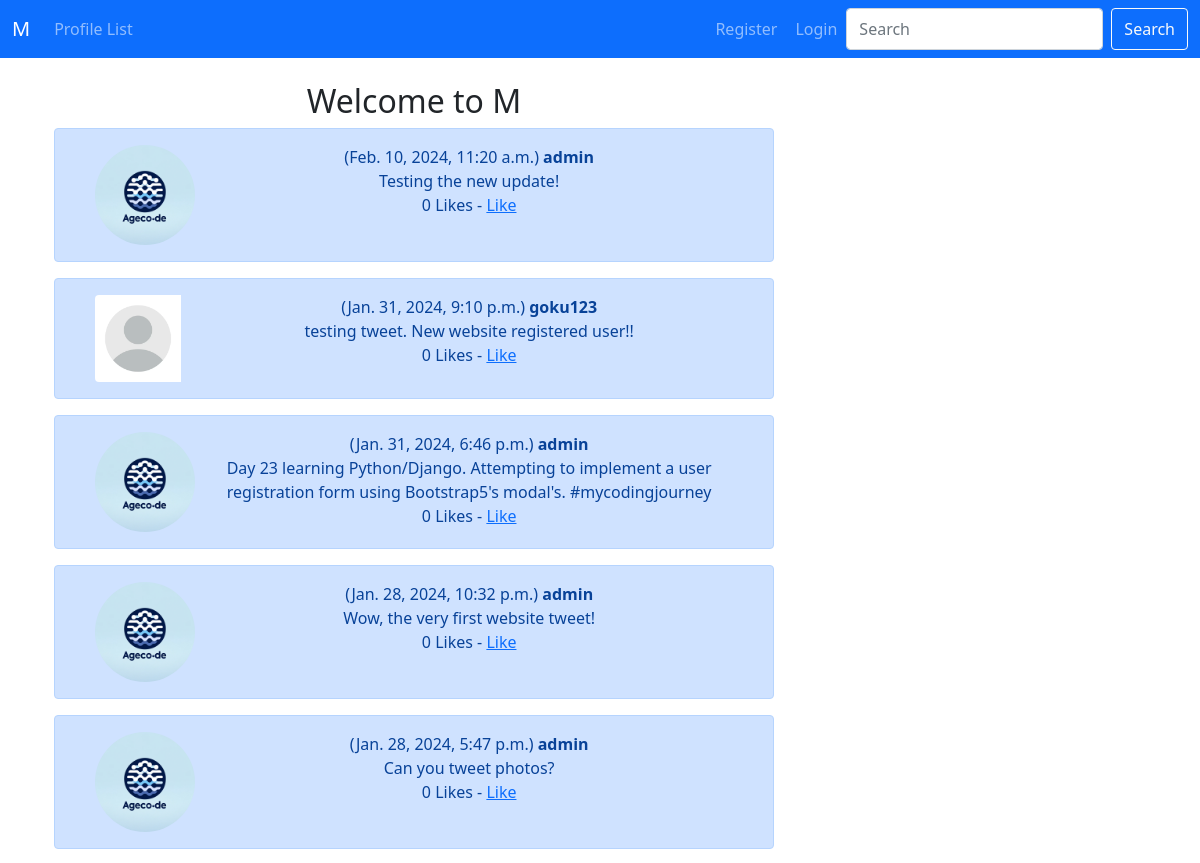
The app's page / (upper part), older data.
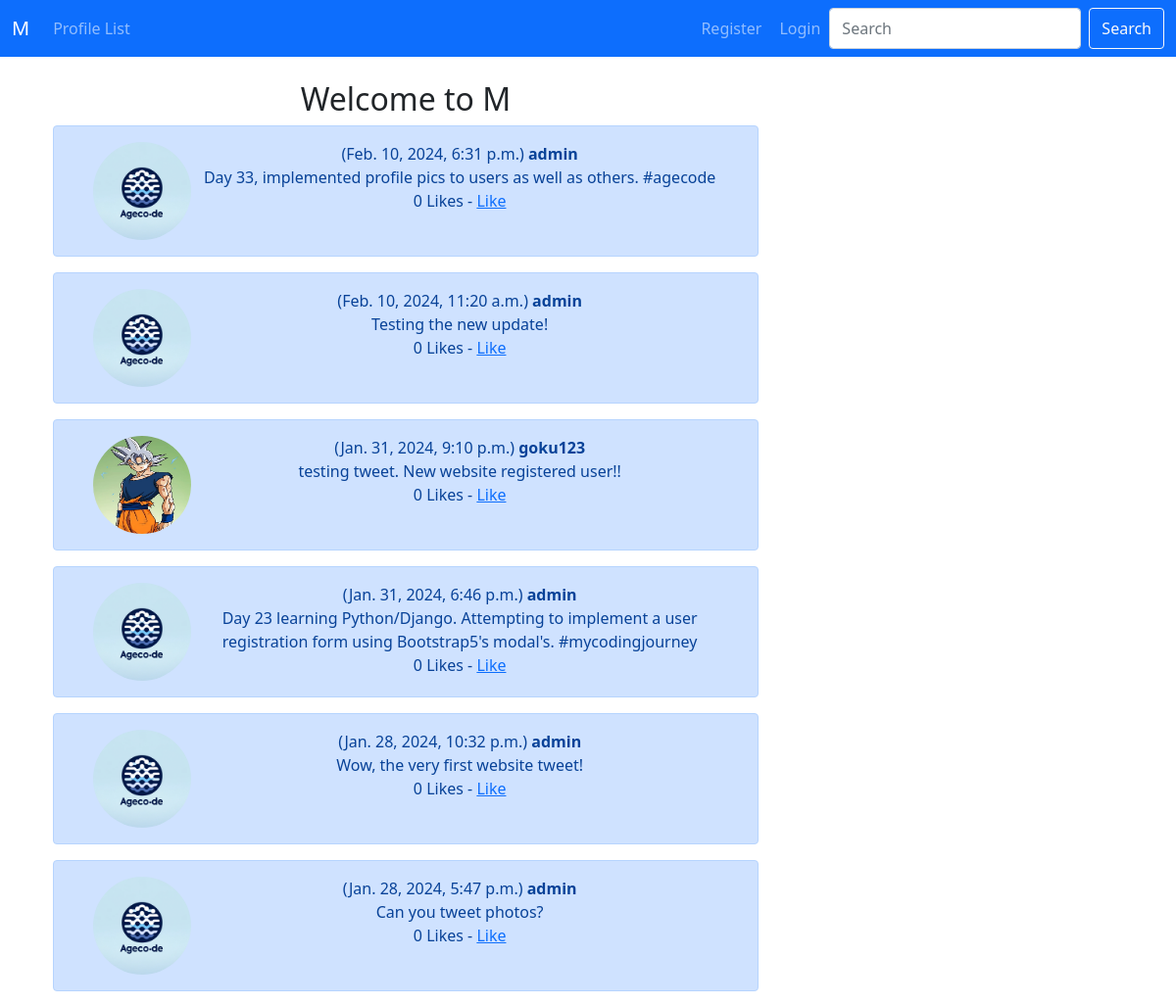
The same page, newer data.
### m/models.py (models this page shows, shortened)
class Tweet(models.Model):
    user = models.ForeignKey(User, related_name="tweets", on_delete=models.DO_NOTHING)
    body = models.CharField(max_length=200)
    created_at = models.DateTimeField(auto_now_add=True)
    likes = models.ManyToManyField(User, related_name="tweet_like", blank=True)
    def number_of_likes(self):
        return self.likes.count()

class Profile(models.Model):
    user = models.OneToOneField(User, on_delete=models.CASCADE)
    follows = models.ManyToManyField("self",
                                     related_name="followed_by",
                                     symmetrical=False,
                                     blank=True)
    date_modified = models.DateTimeField(auto_now=True)
    profile_image = models.ImageField(null=True, blank=True, upload_to="images/")

### m/views.py (the view)
# urls.py: path('', views.home, name="home"),
def home(request):
    tweet = None  # Initialize tweet
    if request.user.is_authenticated:
        form = TweetForm(request.POST or None)
        if request.method == 'POST':
            if form.is_valid():
                tweet = form.save(commit=False)
                tweet.user = request.user
                tweet.save()
                messages.success(request, "Your tweet has been successfully posted...")
                return redirect('m:home')
        context = {
            'form': form,
            'tweet': tweet  # Include tweet only if it's defined
        }
        tweets = Tweet.objects.all().order_by("-created_at")
        context['tweets'] = tweets  # Add tweets to the context
        return render(request, "m/home.html", context)
    else:
        tweets = Tweet.objects.all().order_by("-created_at")
        context = {
            'tweets': tweets  # Add tweets to the context
        }
        return render(request, "m/home.html", context)

### m/templates/m/home.html (shortened to what this page needs)
{% extends 'm/base.html' %}
{% load static %}
{% block content %}
<div class="container text-center">
  <div class="row">
    <div class="col-8">
      <h2>Welcome to M</h2>
      {% for tweet in tweets %}
      <div class="alert alert-primary" role="alert">
        <div class="container">
          <div class="row">
            <div class="col-2">
              {% if tweet.user.profile.profile_image %}
              <img src="{{ tweet.user.profile.profile_image.url }}" width=100 height=100 class="rounded-circle" alt="{{ tweet.user.username }}">
              {% else %}
              <img src="{% static 'images/default_logo.png' %}" class="img-fluid rounded-start" alt="Default profile pic">
              {% endif %}
            </div>
              <div class="col-10">
                ({{ tweet.created_at }})
                <strong>{{ tweet.user }}</strong><br/>
                {{ tweet.body }}<br/>
                {{ tweet.number_of_likes }} Likes -
                {% if user in tweet.likes.all %}
                  <a href="{% url 'm:tweet_like' tweet.id %}">Unlike</a>
                {% else %}
                <a href="{% url 'm:tweet_like' tweet.id %}">Like</a>
                {% endif %}
              </div>
          </div>
        </div>
      </div>
      {% endfor %}
    </div>
    <div class="col-4">
      <br/><br/>
    </div>
  </div>
</div>
{% endblock %}

Row changes from the older to the newer data that the page shows:
added Tweet: user.profile.profile_image (picture), created_at "Feb. 10, 2024, 6:31 p.m.", user "admin", body "Day 33, implemented profile pics to users as well as others. #agecode", number_of_likes "0", shows "Like"
changed through a linked row, Tweet "Jan. 31, 2024, 9:10 p.m.": user.profile.profile_image: picture added; profile_image: picture removed
